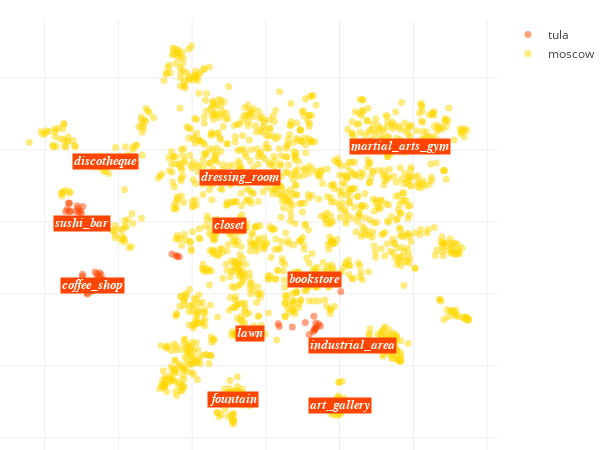

The cell this chart's notebook holds for it:
### Code cell
locations_scatter(city_data, opposite_city_data)

### Figure 1 — Plotly figure (JSON) as saved in the notebook; plotly's stock layout.template omitted (floating-point values rounded to 4 significant figures; data arrays with more than 128 entries replaced by an {"elided": "..."} marker saying what was removed)
{"data": [{"hoverinfo": "text+x+y", "marker": {"color": "orangered", "opacity": 0.5, "size": 7}, "mode": "markers", "name": "tula", "text": ["Детская поликлиника ...<br>television_studio, dressing_room, martial_arts_gym", "Тульский Академическ...<br>television_studio, dressing_room, museum", "GRP Sweet Concept St...<br>coffee_shop, booth, florist_shop", "GRP Group<br>coffee_shop, dressing_room, beer_hall", "Томато Ресторан Пицц...<br>coffee_shop, dressing_room, beer_hall", "Кофе Культ на Красно...<br>coffee_shop, dressing_room, beer_hall", "Музей Тульского Прян...<br>bookstore, television_studio, library", "Clever bar tula<br>beer_hall, booth, dressing_room", "Другое дело<br>beer_hall, sushi_bar, dressing_room", "Паб 3 Сестры<br>beer_hall, bar, dressing_room", "Кофейня 38<br>coffee_shop, delicatessen, beer_hall", "Вавилон Тула<br>discotheque, dressing_room, martial_arts_gym", "Мачо<br>booth, television_studio, dressing_room", "Кофейня Сова<br>coffee_shop, dressing_room, art_studio", "Башня ресторан пивов...<br>beer_hall, dressing_room, delicatessen", "Хинкальная У Кремля<br>dressing_room, coffee_shop, restaurant", "Milk Jagger Coffee<br>coffee_shop, beer_hall, sushi_bar", "Гриль Бар DROVA<br>beer_hall, discotheque, delicatessen", "Тульский Государстве...<br>television_studio, booth, promenade", "Центр Стоматологии<br>dressing_room, booth, sushi_bar", "Шанти Индийский сало...<br>discotheque, bookstore, booth", "Шоколад<br>coffee_shop, beer_hall, dressing_room", "WELL WELL WELL kitch...<br>beer_hall, dressing_room, coffee_shop", "Check In BAR<br>sushi_bar, beer_hall, coffee_shop", "Кофейня Шоколад<br>coffee_shop, beer_hall, dressing_room", "Kremlin in Tula<br>television_studio, martial_arts_gym, stadium", "Vеранда I Garden Str...<br>beer_hall, sushi_bar, discotheque", " ernovar Тула<br>beer_hall, coffee_shop, bar", "Saldens Taphouse<br>beer_hall, dressing_room, coffee_shop", "BARY на Красноармейс...<br>coffee_shop, dressing_room, sushi_bar", "Frau Marta Bierhaus<br>beer_hall, florist_shop, dressing_room", "Музей Оружия Октябрь...<br>television_studio, museum, dressing_room", "Библиотека<br>television_studio, pub, bookstore", "Тульский Государстве...<br>television_studio, museum, promenade", "Школа Кофе Культ<br>coffee_shop, beer_hall, booth", "MR CUP на Толстого<br>coffee_shop, florist_shop, sushi_bar", "StakeHouse 59<br>beer_hall, dressing_room, florist_shop", "Кофе Культ<br>coffee_shop, dressing_room, discotheque", "BARY<br>coffee_shop, dressing_room, sushi_bar", "In Friday We Trust<br>dressing_room, booth, florist_shop", "Espresso Bar Kaffein...<br>coffee_shop, dressing_room, sushi_bar", "Советский спорт<br>beer_hall, booth, discotheque", "Boulangerie Paris<br>coffee_shop, dressing_room, florist_shop", "Светоч Тула<br>booth, martial_arts_gym, florist_shop", "Bary iskra<br>coffee_shop, dressing_room, sushi_bar", "Кофейня Кофе и Люди<br>coffee_shop, beer_hall, martial_arts_gym", "Кофе Культ на Толсто...<br>coffee_shop, dressing_room, beer_hall", "Два пекаря<br>coffee_shop, dressing_room, delicatessen", "Оружейный Музей<br>promenade, martial_arts_gym, television_studio", "Diamond Bar<br>discotheque, television_studio, beer_hall", "Burger Heroes<br>coffee_shop, beer_hall, delicatessen", "Музей Тульский пряни...<br>television_studio, dressing_room, church", "BARY на Первомайской<br>coffee_shop, booth, dressing_room", "Два Пекаря<br>coffee_shop, dressing_room, museum", "BARY на Первомайской<br>coffee_shop, dressing_room, television_studio", "Hookahplacetula<br>discotheque, television_studio, sushi_bar", "Тульская Чайная<br>coffee_shop, fountain, beer_hall", "Дабл би<br>coffee_shop, dressing_room, martial_arts_gym", "Кофе Культ на пр Лен...<br>coffee_shop, dressing_room, fountain", "Кафе Сова<br>coffee_shop, dressing_room, art_studio", "The TRUMP<br>beer_hall, delicatessen, dressing_room", "Профит Отель<br>coffee_shop, dressing_room, sushi_bar", "Тульский Музей Оружи...<br>television_studio, museum, promenade", "MR CUP на Советской<br>coffee_shop, florist_shop, dressing_room", "Другое Дело<br>beer_hall, coffee_shop, dressing_room", "Кофейный дом orus<br>coffee_shop, beer_hall, dressing_room", "Mama Mia<br>coffee_shop, dressing_room, beer_hall", "Прокофий<br>coffee_shop, beer_hall, dressing_room", "Винный Погреб<br>beer_hall, dressing_room, bookstore"], "type": "scatter", "uid": "71faab70-4a60-11e9-a2e8-3c15c2cf2370", "x": [13.55, 14.34, -46.05, -46.29, -45.9, -44.96, 11.77, -53.27, -50.73, -54.3, -49.72, -23.5, 7.167, -46.13, -50.31, -45.06, -47.06, -48.7, 13.41, 3.602, -25.49, -48.75, -49.65, -49.85, -44.04, 13.04, -49.12, -53.24, -52.97, -49.74, -51.2, 14.78, 12.89, 13.22, -47.9, -48.39, -50.91, -44.68, -47.52, 3.338, -49.09, -53.51, -47.14, 20.31, -45.87, -45.68, -49.03, -47.82, 10.68, -24.33, -49.73, 13.8, -48.67, -49.16, -48.91, -24.03, -44.52, -47.11, -44.1, -45.27, -50.01, -45.39, 13.22, -48.4, -51.4, -50.67, -46.31, -46.05, -53.87], "y": [-28.06, -28.37, -18.37, -17.86, -14.44, -16.92, -31.3, 5.198, 2.698, 2.888, -15.16, -9.669, -29.19, -16.89, 2.997, -14.11, -16.93, -0.5373, -29.45, -29.07, -8.89, -17.51, 4.327, -0.4371, -15.97, -26.2, -0.4626, 2.862, 3.084, -18.41, 4.501, -28.92, -30.46, -29.93, -17.46, -19.72, 3.772, -14.68, -18.39, -28.33, -18.21, 5.266, -19.26, -19.31, -16.45, -17.94, -17.28, -18.59, -27.94, -9.305, -14.55, -29.18, -18.28, -18.76, -18.69, -9.622, -18.14, -17.81, -17.53, -15.06, 2.383, -15.35, -29.93, -20.01, 2.989, -17.75, -13.9, -17.68, 3.603]}, {"hoverinfo": "text+x+y", "marker": {"color": "gold", "opacity": 0.5, "size": 7}, "mode": "markers", "name": "moscow", "text": {"elided": "1480 str values"}, "type": "scatter", "uid": "71fab6ec-4a60-11e9-85be-3c15c2cf2370", "x": {"elided": "1480 float values"}, "y": {"elided": "1480 float values"}}], "layout": {"annotations": [{"bgcolor": "orangered", "font": {"color": "white", "family": "arial", "size": 12.5}, "opacity": 1, "showarrow": false, "text": "<i><b>art_gallery", "x": 20.15, "xanchor": "center", "y": -51.01}, {"bgcolor": "orangered", "font": {"color": "white", "family": "arial", "size": 12.5}, "opacity": 1, "showarrow": false, "text": "<i><b>bookstore", "x": 13.06, "xanchor": "center", "y": -15.94}, {"bgcolor": "orangered", "font": {"color": "white", "family": "arial", "size": 12.5}, "opacity": 1, "showarrow": false, "text": "<i><b>sushi_bar", "x": -49.85, "xanchor": "center", "y": -0.4371}, {"bgcolor": "orangered", "font": {"color": "white", "family": "arial", "size": 12.5}, "opacity": 1, "showarrow": false, "text": "<i><b>martial_arts_gym", "x": 36.48, "xanchor": "center", "y": 21.05}, {"bgcolor": "orangered", "font": {"color": "white", "family": "arial", "size": 12.5}, "opacity": 1, "showarrow": false, "text": "<i><b>industrial_area", "x": 23.58, "xanchor": "center", "y": -34.26}, {"bgcolor": "orangered", "font": {"color": "white", "family": "arial", "size": 12.5}, "opacity": 1, "showarrow": false, "text": "<i><b>lawn", "x": -4.211, "xanchor": "center", "y": -31.04}, {"bgcolor": "orangered", "font": {"color": "white", "family": "arial", "size": 12.5}, "opacity": 1, "showarrow": false, "text": "<i><b>closet", "x": -9.808, "xanchor": "center", "y": -1.048}, {"bgcolor": "orangered", "font": {"color": "white", "family": "arial", "size": 12.5}, "opacity": 1, "showarrow": false, "text": "<i><b>dressing_room", "x": -7.153, "xanchor": "center", "y": 12.41}, {"bgcolor": "orangered", "font": {"color": "white", "family": "arial", "size": 12.5}, "opacity": 1, "showarrow": false, "text": "<i><b>fountain", "x": -8.864, "xanchor": "center", "y": -49.4}, {"bgcolor": "orangered", "font": {"color": "white", "family": "arial", "size": 12.5}, "opacity": 1, "showarrow": false, "text": "<i><b>discotheque", "x": -43.6, "xanchor": "center", "y": 16.84}, {"bgcolor": "orangered", "font": {"color": "white", "family": "arial", "size": 12.5}, "opacity": 1, "showarrow": false, "text": "<i><b>coffee_shop", "x": -47.11, "xanchor": "center", "y": -17.68}], "height": 450, "hovermode": "closest", "margin": {"b": 0, "l": 0, "r": 30, "t": 20}, "width": 600, "xaxis": {"showticklabels": false, "zeroline": false}, "yaxis": {"showticklabels": false, "zeroline": false}}}
